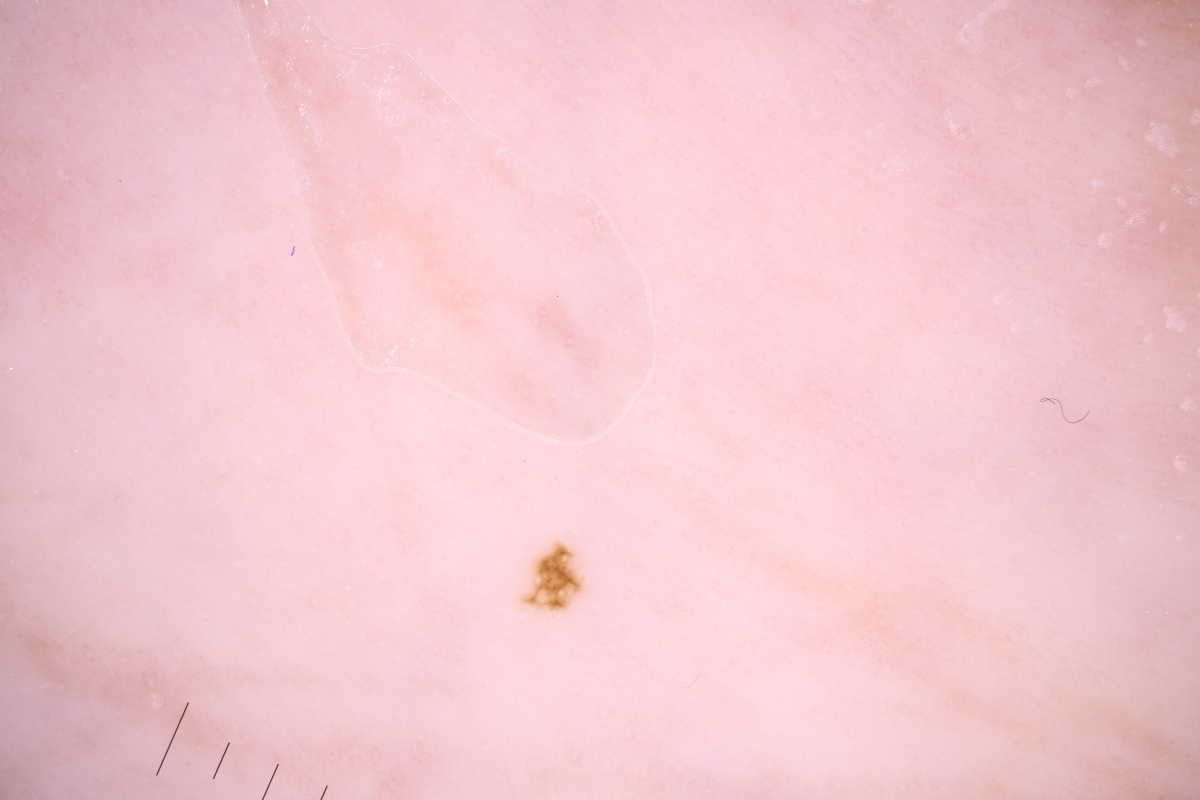
#> input picture Final Project/Projeto_Texture_Analysis_Skin_Cancer/images/p1_b.jpg, 6000 x 4000 px, found by its file name (shown at 1/5 size)
$ jupyter execute --allow-errors 'Final Report.ipynb'   (older library calls are emulated)
#> lines starting #> are read from the running program, lines starting #| are printed output that depends on the picture
# Texture Analysis of Skin Cancer Image

#### Name: Diego da Costa Bernardo
#### USP Number: 11362565
#### Course Code: SCC5830 - Image Processing Turma01_1Sem_2020
#### Professor: Moacir A. Ponti
#### ICMC - São Carlos

This project aims to develop an analise that will identify different patterns in skin lesions applying texture analysis techniques of image processing in images of skin.

This project intend show how to apply image processing in medical imaging field.

Below we have examples of input images. Our system will receive images with skin lesions and will analise texture in order to identify patterns that differentiate malign and benign lesions.

The images used in this project are obtained from SIIM-ISIC Melanoma Classification on Kaggle Platform.
[https://www.kaggle.com/c/siim-isic-melanoma-classification ]

### Main objective of the project
The goal of this project is identify texture patterns that we can use to differentiate benign and malign skin lesions.

# First attempt - Local Binary Patterns

### Input images description

* We will analyze 6 images from 3 different peoples.
* Each person had 2 images, 1 malign and other benign.
* The images are from de same part of the body, malign and benign, in order to avoid different patterns due to difference of body part.
* The image are in jpg format and have different size

### Steps to reach the goal

* The first step will be resize all the images to the same size in order to avoid differences due to the size of the image.
* We will analyze the image using texture analyses techniques, like Local Binary Patterns and euclidean distance between malign and benign images.
* We will analyze the imagens with colors and grayscale as well as different color system, like HSV.

[cell 1]
# Imports

import numpy as np
import imageio
from skimage.transform import resize
import matplotlib.pyplot as plt
import matplotlib as mpl

from skimage import feature
import mahotas as mt
import cv2

[cell 2]
# Read Images

# p1_b --> Person 1 Benign
# p1_m --> Person 1 Malign

# p2_b --> Person 2 Benign
# p2_m --> Person 2 Malign

# p3_b --> Person 3 Benign
# p3_m --> Person 3 Malign

img_p1_b = imageio.imread("images/p1_b.jpg")
#> img_p1_b is the input picture: shape (4000, 6000, 3); mean R, G, B 242.7, 199.9, 206
#> (the rest of this cell did not finish here and is left out)

[cell 3]
# Resize Image
img_p1_b = resize(img_p1_b, (1500,1500))
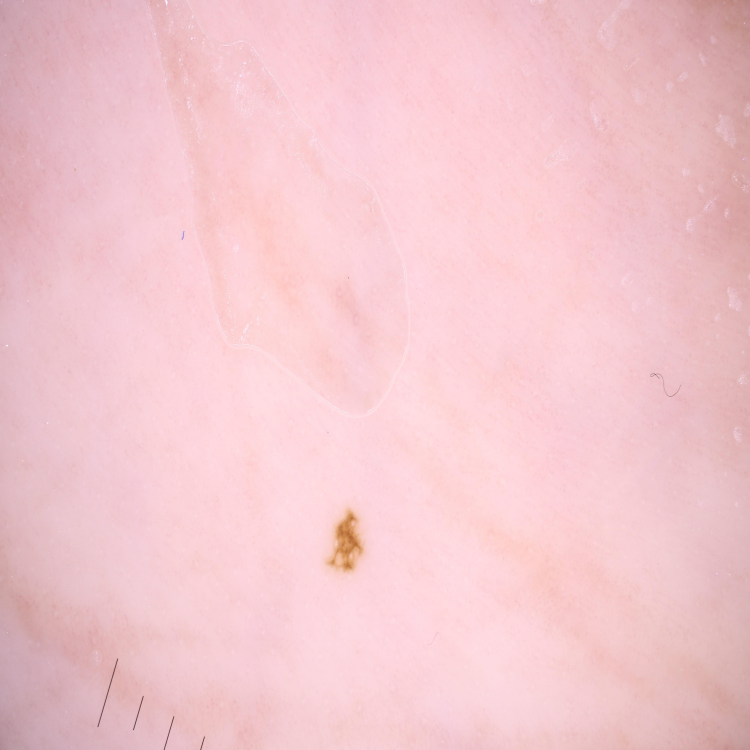
#> img_p1_b: shape (1500, 1500, 3) float64 (shown at 1/2 size); mean R, G, B 0.952, 0.784, 0.808
#> (the rest of this cell did not finish here and is left out)

Below we have examples of input images.

[cell 4]
# Show Images
plt.figure(figsize=(20,20))
plt.subplot(321); plt.imshow(img_p1_b); plt.title('Person 1 - Belign'); plt.axis('off')
#> (the rest of this cell did not finish here and is left out)

[cell 5]
# Shape Images
print(img_p1_b.shape)
#| (1500, 1500, 3)
#> (the rest of this cell did not finish here and is left out)

### Local Binary Patterns and euclidean distance between malign and benign images.

[cell 6]
def lbp_features(img, radius=1, sampling_pixels=8):

    # LBP operates in single channel images so if RGB images are provided
    # we have to convert it to grayscale
#> called with radius = 1, sampling_pixels = 8
    if (len(img.shape) > 2):
        img = img.astype(float)
        # RGB to grayscale convertion using Luminance
        img = img[:,:,0]*0.3 + img[:,:,1]*0.59 + img[:,:,2]*0.11
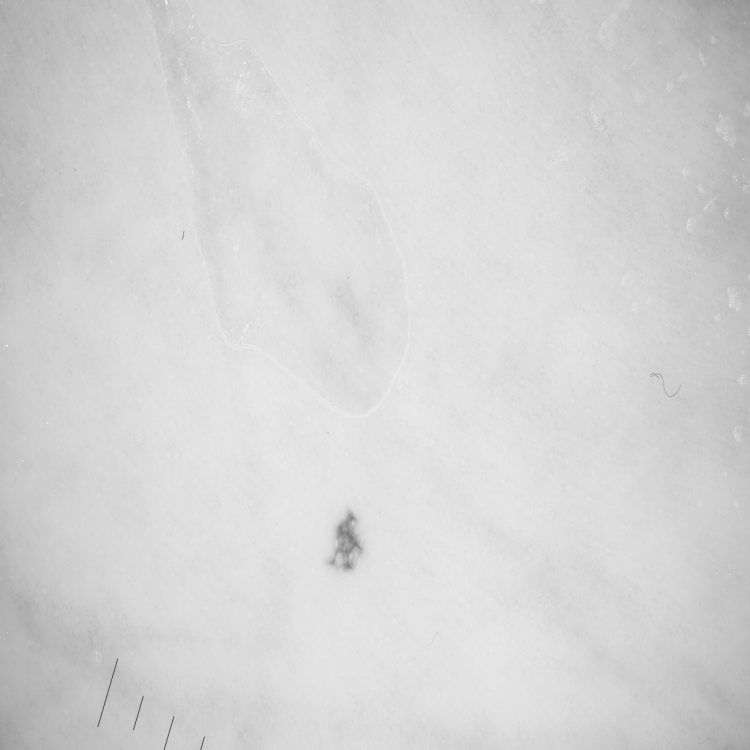
#> img: shape (1500, 1500) float64 (shown at 1/2 size); min 0.25, max 0.992, mean 0.837

    # [10 lines of commented-out code are left out]
    lbp = feature.local_binary_pattern(img, sampling_pixels, radius, method="uniform")
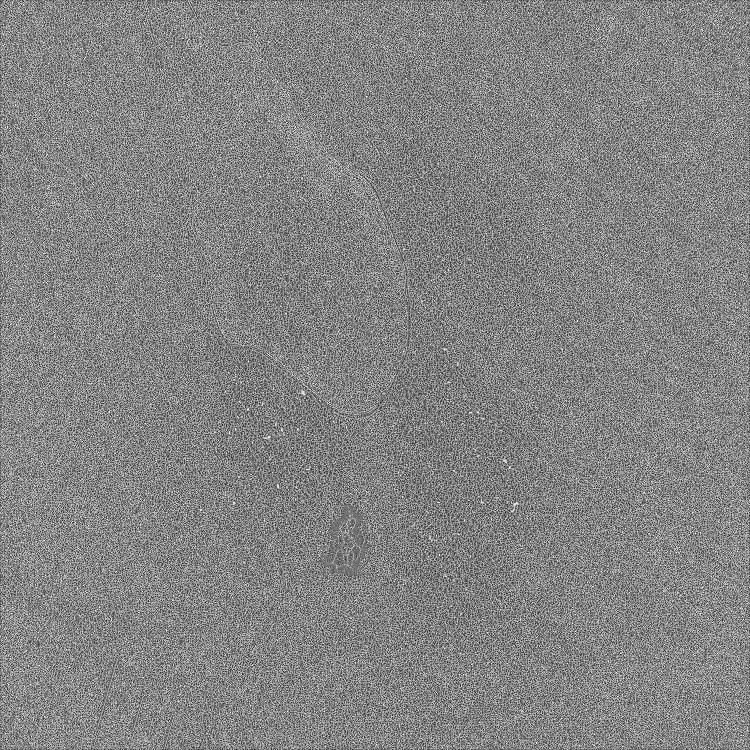
#> lbp: shape (1500, 1500) float64 (shown at 1/2 size); min 0, max 9, mean 4.64; drawn with min black and max white

    # LBP returns a matrix with the codes, so we compute the histogram
    (hist, _) = np.histogram(lbp.ravel(), bins=np.arange(0, sampling_pixels + 3), range=(0, sampling_pixels + 2))
#> hist = [159869, 200206, 162389, 268817, 352669, 294985, 180102, 189363, 148682, 292918]

    # normalization
    hist = hist.astype("float")
    hist /= (hist.sum() + 1e-6)
#> hist = [0.0711, 0.089, 0.0722, 0.119, 0.157, 0.131, 0.08, 0.0842, 0.0661, 0.13]
    # return the histogram of Local Binary Patterns
    return hist

def Euclidean_distance(p, q):
    dist = np.sqrt(np.sum(np.square(p-q)))
    return dist

[cell 7]
lbp_p1_b = lbp_features(img_p1_b,1,8)
#> lbp_p1_b has the same summary as hist in lbp_features
#> (the rest of this cell did not finish here and is left out)

### First Result

As we can see, there is a relationship between Belign and Malign images using Local Binary Patter and Euclidean Distance.

* Distance Benign: < 0.05
* Distance Malign: > 0.05

[cell 8]
plt.figure(figsize=(10,8))
plt.subplot(231); plt.imshow(img_p1_b); plt.title('Query - P1.Benign')
#> (the rest of this cell did not finish here and is left out)

[cell 9]
vals = range(len(lbp_p1_b))
plt.figure(figsize=(10,5))
plt.subplot(231); plt.bar(vals,lbp_p1_b); plt.title('P1.Benign'); plt.axis('off')
#> (the rest of this cell did not finish here and is left out)

### Local Binary Patterns and euclidean distance in HSV color system.

[cell 10]
# Get HSV Images
hsv_p1_b = mpl.colors.rgb_to_hsv(img_p1_b)
#> hsv_p1_b: shape (1500, 1500, 3) float64; mean of channels 0, 1, 2 0.933, 0.178, 0.952
#> (the rest of this cell did not finish here and is left out)
